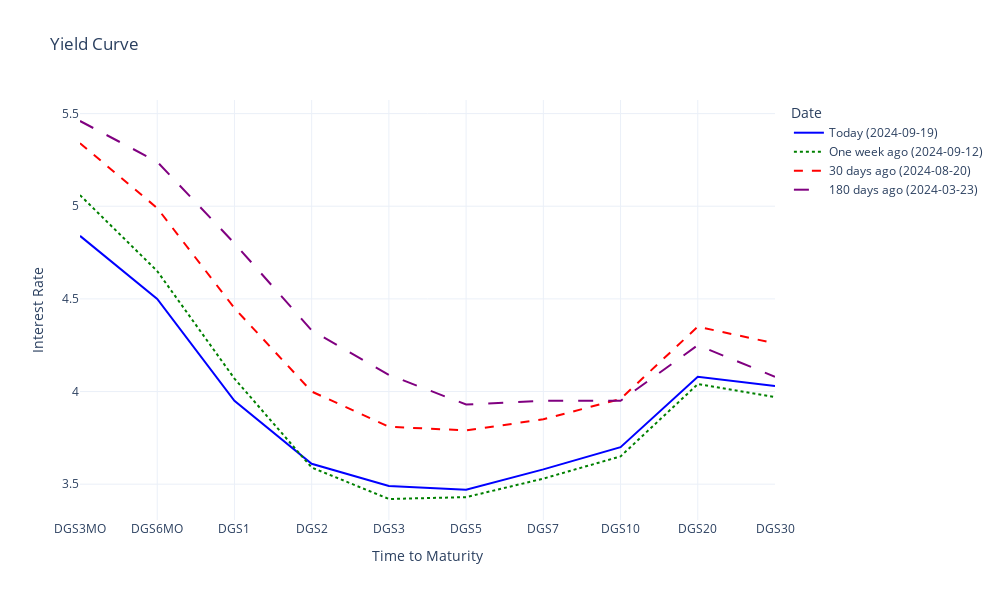

This figure's notebook cell:
### Code cell
import plotly.graph_objs as go
from datetime import datetime, timedelta

# Assume 'today' is the current date. Replace with the actual date if necessary.
today = datetime.today()

# Create a list of the legend names with dynamic dates
legend_names = [
    f"Today ({today.strftime('%Y-%m-%d')})",
    f"One week ago ({(today - timedelta(days=7)).strftime('%Y-%m-%d')})",
    f"30 days ago ({(today - timedelta(days=30)).strftime('%Y-%m-%d')})",
    f"180 days ago ({(today - timedelta(days=180)).strftime('%Y-%m-%d')})"
]

# Define a list of colors for the lines
line_colors = ['blue', 'green', 'red', 'purple']

# Define a list of dash styles for the lines
line_dashes = ['solid', 'dot', 'dash', 'longdash']

# Create a new figure
fig = go.Figure()

# Add line for today
fig.add_trace(go.Scatter(
    x=yields.columns, 
    y=yields.iloc[-1], 
    mode='lines', 
    name=legend_names[0],
    line=dict(color=line_colors[0], dash=line_dashes[0])
))

# Add line for one week ago
fig.add_trace(go.Scatter(
    x=yields.columns, 
    y=yields.iloc[-7], 
    mode='lines', 
    name=legend_names[1],
    line=dict(color=line_colors[1], dash=line_dashes[1])
))

# Add line for 30 days ago
fig.add_trace(go.Scatter(
    x=yields.columns, 
    y=yields.iloc[-30], 
    mode='lines', 
    name=legend_names[2],
    line=dict(color=line_colors[2], dash=line_dashes[2])
))

# Add line for 180 days ago
fig.add_trace(go.Scatter(
    x=yields.columns, 
    y=yields.iloc[-180], 
    mode='lines', 
    name=legend_names[3],
    line=dict(color=line_colors[3], dash=line_dashes[3])
))

# Update layout with titles, labels, and figure size
fig.update_layout(
    title="Yield Curve",
    xaxis_title="Time to Maturity",
    yaxis_title="Interest Rate",
    template="plotly_white",
    width=1000,  # Width of the figure in pixels
    height=600,  # Height of the figure in pixels
    legend_title="Date"
)

# Show the plot
fig.show()

### Figure 1 — Plotly figure (JSON) as saved in the notebook; plotly's stock layout.template omitted (floating-point values rounded to 4 significant figures)
{"data": [{"line": {"color": "blue", "dash": "solid"}, "mode": "lines", "name": "Today (2024-09-19)", "type": "scatter", "x": ["DGS3MO", "DGS6MO", "DGS1", "DGS2", "DGS3", "DGS3", "DGS5", "DGS7", "DGS10", "DGS20", "DGS30"], "y": [4.84, 4.5, 3.95, 3.61, 3.49, 3.49, 3.47, 3.58, 3.7, 4.08, 4.03]}, {"line": {"color": "green", "dash": "dot"}, "mode": "lines", "name": "One week ago (2024-09-12)", "type": "scatter", "x": ["DGS3MO", "DGS6MO", "DGS1", "DGS2", "DGS3", "DGS3", "DGS5", "DGS7", "DGS10", "DGS20", "DGS30"], "y": [5.06, 4.65, 4.07, 3.59, 3.42, 3.42, 3.43, 3.53, 3.65, 4.04, 3.97]}, {"line": {"color": "red", "dash": "dash"}, "mode": "lines", "name": "30 days ago (2024-08-20)", "type": "scatter", "x": ["DGS3MO", "DGS6MO", "DGS1", "DGS2", "DGS3", "DGS3", "DGS5", "DGS7", "DGS10", "DGS20", "DGS30"], "y": [5.34, 4.99, 4.45, 4, 3.81, 3.81, 3.79, 3.85, 3.96, 4.35, 4.26]}, {"line": {"color": "purple", "dash": "longdash"}, "mode": "lines", "name": "180 days ago (2024-03-23)", "type": "scatter", "x": ["DGS3MO", "DGS6MO", "DGS1", "DGS2", "DGS3", "DGS3", "DGS5", "DGS7", "DGS10", "DGS20", "DGS30"], "y": [5.46, 5.24, 4.8, 4.33, 4.09, 4.09, 3.93, 3.95, 3.95, 4.25, 4.08]}], "layout": {"height": 600, "legend": {"title": {"text": "Date"}}, "title": {"text": "Yield Curve"}, "width": 1000, "xaxis": {"title": {"text": "Time to Maturity"}}, "yaxis": {"title": {"text": "Interest Rate"}}}}
